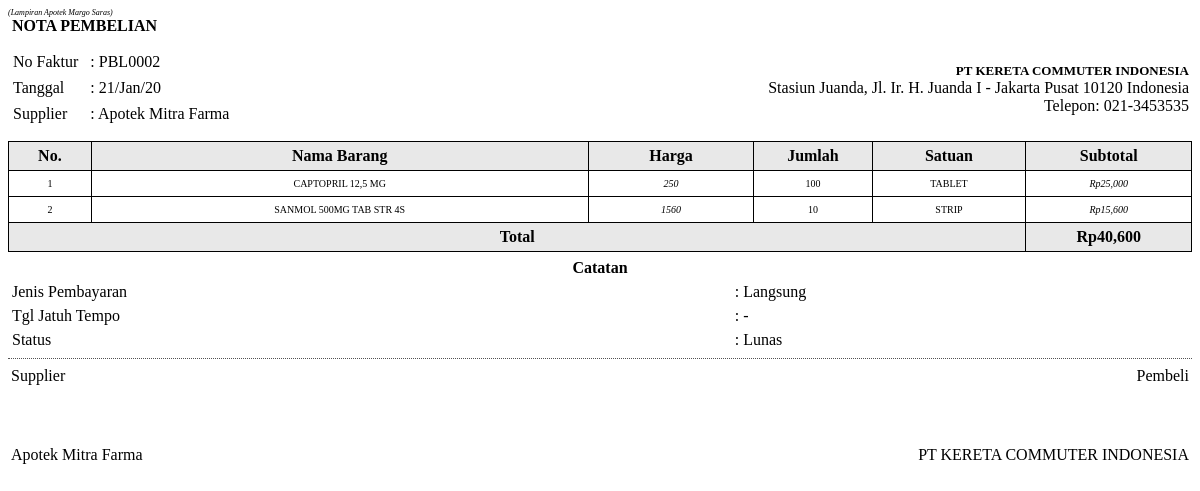
Page /laporan/isi/nota_pembelian.php?no_faktur=PBL0002 on the committed database.
### tables this page shows
CREATE TABLE IF NOT EXISTS `tbl_pembelian` (
  `no_faktur` varchar(20) NOT NULL,
  `no_supplier` varchar(2) NOT NULL,
  `tgl_pembelian` date NOT NULL,
  `cr_bayar` varchar(15) NOT NULL,
  `jth_tempo` date DEFAULT NULL,
  `total_pembelian` int(11) NOT NULL,
  `status_byr` varchar(12) NOT NULL,
  `tgl_lunas` date DEFAULT NULL,
  `id_peg` varchar(11) NOT NULL,
  PRIMARY KEY (`no_faktur`)
);

CREATE TABLE IF NOT EXISTS `tbl_supplier` (
  `no_supp` int(11) NOT NULL AUTO_INCREMENT,
  `nama_supp` varchar(50) NOT NULL,
  `nama_pet` varchar(50) NOT NULL,
  `nohp_pet` varchar(16) NOT NULL,
  `alm_supp` text NOT NULL,
  PRIMARY KEY (`no_supp`)
);

CREATE TABLE IF NOT EXISTS `tbl_pembeliandetail` (
  `no_idx` int(11) NOT NULL AUTO_INCREMENT,
  `no_faktur` varchar(20) NOT NULL,
  `kd_barang` varchar(15) NOT NULL,
  `exp_barangbeli` date NOT NULL,
  `hrg_beli` int(11) NOT NULL,
  `jml_beli` int(11) NOT NULL,
  `sat_beli` varchar(11) NOT NULL,
  `subtotal` int(11) NOT NULL,
  PRIMARY KEY (`no_idx`)
);

CREATE TABLE IF NOT EXISTS `tbl_databarang` (
  `kd_barang` varchar(18) NOT NULL,
  `nm_barang` varchar(80) NOT NULL,
  `exp_barang` date NOT NULL,
  `ktg_barang` varchar(15) NOT NULL,
  `bnt_barang` varchar(20) NOT NULL,
  `sat_barang` varchar(11) NOT NULL,
  `hrg_barang` int(11) NOT NULL,
  `hrgbeli_barang` int(11) NOT NULL,
  `stk_barang` int(11) NOT NULL,
  `minstk_barang` int(11) NOT NULL,
  PRIMARY KEY (`kd_barang`)
);

### koneksi.php (called while the page is built, shortened)
<?php
	function tgl_indo($tgl) {
		$tanggal = substr($tgl,8,2);
		$bulan = substr($tgl,5,2);
		if($bulan==1) {
			$bulan = "Jan";
		} else if($bulan==2) {
			$bulan = "Feb";
		} else if($bulan==3) {
			$bulan = "Mar";
		} else if($bulan==4) {
			$bulan = "Apr";
		} else if($bulan==5) {
			$bulan = "Mei";
		} else if($bulan==6) {
			$bulan = "Jun";
		} else if($bulan==7) {
			$bulan = "Jul";
		} else if($bulan==8) {
			$bulan = "Agu";
		} else if($bulan==9) {
			$bulan = "Sep";
		} else if($bulan==10) {
			$bulan = "Okt";
		} else if($bulan==11) {
			$bulan = "Nov";
		} else if($bulan==12) {
			$bulan = "Des";
		}
		$tahun = substr($tgl,2,2);
		return $tanggal.'/'.$bulan.'/'.$tahun;
	}
 ?>

### laporan/isi/nota_pembelian.php (the view, shortened to what this page needs)
<?php
	include '../koneksi.php';
	$no_faktur = @$_GET['no_faktur'];
 ?>
<link type="text/css" href="./isi/style_css/nota_pembelian.css" rel="stylesheet">
<page backtop="15px">
	<page_header class="page_header">
		(Lampiran Apotek Margo Saras)
	</page_header>
	<div class="page-content">
		<div class="judul">
			NOTA PEMBELIAN
		</div>
		<div style="margin-bottom: 10px;">
			<table class="tabel-datautama">
				<tr>
					<td class="kolom_utama">
						<?php
							$query = "SELECT * FROM tbl_pembelian INNER JOIN tbl_pegawai ON tbl_pembelian.id_peg = tbl_pegawai.id_peg INNER JOIN tbl_supplier ON tbl_pembelian.no_supplier = tbl_supplier.no_supp WHERE tbl_pembelian.no_faktur = '$no_faktur'";
							$sql = mysqli_query($conn, $query) or die ($conn->error);
							$data_pbl = mysqli_fetch_array($sql);
						 ?>
						<table class="data_nota">
							<tr>
								<td>No Faktur</td>
								<td>: <?php echo $no_faktur; ?></td>
							</tr>
							<tr>
								<td>Tanggal</td>
								<td>: <?php echo tgl_indo($data_pbl['tgl_pembelian']); ?></td>
							</tr>
							<tr>
								<td>Supplier</td>
								<td>: <?php echo $data_pbl['nama_supp']; ?></td>
							</tr>
						</table>
					</td>
					<td class="kolom_utama data_apotek">
						<span class="nama_apotek">PT KERETA COMMUTER INDONESIA</span><br>
						Stasiun Juanda, Jl. Ir. H. Juanda I - Jakarta Pusat 10120 Indonesia<br>
						Telepon: 021-3453535
					</td>
				</tr>
			</table>
		</div>
		<table class="data-item data-item-pembelian" border="1">
			<tr>
				<th class="col_no">No.</th>
				<th class="col_nmobat">Nama Barang</th>
				<th class="col_hrg">Harga</th>
				<th class="col_jml">Jumlah</th>
				<th class="col_sat">Satuan</th>
				<th class="col_subt">Subtotal</th>
			</tr>
	<?php
		$no = 1;
		$total = 0;
		$query_lihat = "SELECT tbl_databarang.nm_barang, tbl_pembeliandetail.hrg_beli, tbl_pembeliandetail.jml_beli, tbl_pembeliandetail.sat_beli, tbl_pembeliandetail.subtotal FROM tbl_pembeliandetail INNER JOIN tbl_databarang ON tbl_pembeliandetail.kd_barang = tbl_databarang.kd_barang WHERE tbl_pembeliandetail.no_faktur = '$no_faktur'";
		$sql_lihat = mysqli_query($conn, $query_lihat) or die ($conn->error);
		while($data = mysqli_fetch_array($sql_lihat)) {
		$total = $total+$data['subtotal'];
	 ?>
			<tr>
				<td class="col_no"><?php echo $no++; ?></td>
				<td class="col_nmobat" align="left"><?php echo $data['nm_barang']; ?></td>
				<td class="col_hrg" align="right"><?php echo $data['hrg_beli']; ?></td>
				<td class="col_jml"><?php echo $data['jml_beli']; ?></td>
				<td class="col_sat"><?php echo $data['sat_beli']; ?></td>
				<td class="col_subt" align="right">Rp<?php echo number_format($data['subtotal']); ?></td>
			</tr>
	<?php } ?>
			<tr>
				<th colspan="5" class="col_tot" align="right">Total</th>
				<th class="col_tot" align="right">Rp<?php echo number_format($total); ?></th>
			</tr>
		</table>
		<div class="catatan">
			<table class="tabel-catatan">
				<tr>
					<th colspan="2">Catatan</th>
				</tr>
				<tr>
					<td>Jenis Pembayaran</td>
					<td>: <?php echo $data_pbl['cr_bayar']; ?></td>
				</tr>
				<tr>
					<td>Tgl Jatuh Tempo</td>
					<?php
						$jth_tempo = tgl_indo($data_pbl['jth_tempo']);
						if ($data_pbl['cr_bayar'] == "Langsung") {
							$jth_tempo = "-";
						}
					 ?>
					<td>: <?php echo $jth_tempo; ?></td>
				</tr>
				<tr>
					<td>Status</td>
					<td>: <?php echo $data_pbl['status_byr']; ?></td>
				</tr>
			</table>
		</div>
		<div class="paraf">
			<table class="tabel-paraf">
				<tr>
					<td class="keterangan-paraf">Supplier</td>
					<td class="keterangan-paraf kanan">Pembeli</td>
				</tr>
				<tr>
					<td class="isi-paraf"></td>
					<td class="isi-paraf kanan"></td>
				</tr>
				<tr>
					<td class="nama-paraf"><?php echo $data_pbl['nama_supp']; ?></td>
					<td class="nama-paraf kanan">PT KERETA COMMUTER INDONESIA</td>
				</tr>
			</table>
		</div>
	</div>
</page>

### laporan/isi/style_css/nota_pembelian.css (style rules this page uses)
.page_header { font-size: 8px; font-style: italic; text-align: right; }
.page-content { font-size: 12px; }
.judul { font-size: 16px; font-weight: bold; padding: 0 0 10px 4px; }
.tabel-datautama { width: 100%; }
.tabel-datautama .data_nota td { padding: 3px 10px 3px 0px; }
.tabel-datautama .kolom_utama { width: 50%; }
.tabel-datautama .data_apotek { text-align: right; padding-top: 3px; }
.data_apotek .nama_apotek { font-weight: bold; font-size: 13px; }
.data-item { width: 100%; border: 1px solid black; border-collapse: collapse; }
.data-item th { padding: 5px; text-align: center; background-color: #e8e8e8; }
.data-item td { padding: 7px; text-align: center; font-size: 10px; }
.catatan { margin: 3px 0; border-bottom: 1px dotted #525252; padding-bottom: 5px; }
.tabel-catatan { width: 100%; }
.tabel-catatan th, .tabel-catatan td { padding: 2px; }
.paraf { margin-top: 5px; }
.tabel-paraf { width: 100%; }
.tabel-paraf td { width: 50%; }
.tabel-paraf .kanan { text-align: right; }
.tabel-paraf .isi-paraf { height: 55px; }
.data-item-pembelian .col_no { width: 7%; }
.data-item-pembelian .col_nmobat { width: 42%; }
.data-item-pembelian .col_hrg { width: 14%; }
.data-item-pembelian .col_jml { width: 10%; }
.data-item-pembelian .col_sat { width: 13%; }
.data-item-pembelian .col_subt { width: 14%; }
.data-item-pembelian td.col_hrg, .data-item-pembelian td.col_subt, .data-item-pembelian td.col_tot { font-style: italic; }

### rows in the picture
tbl_pembelian: tgl_pembelian "21/Jan/20", tbl_supplier.nama_supp "Apotek Mitra Farma", cr_bayar "Langsung", cr_bayar "-", status_byr "Lunas"
tbl_pembeliandetail: kd_barang.nm_barang "CAPTOPRIL 12,5 MG", hrg_beli "250", jml_beli "100", sat_beli "TABLET", subtotal "25,000"
tbl_pembeliandetail: kd_barang.nm_barang "SANMOL 500MG TAB STR 4S", hrg_beli "1560", jml_beli "10", sat_beli "STRIP", subtotal "15,600"

### other values in the picture
$no_faktur "PBL0002"
$total "40,600"
